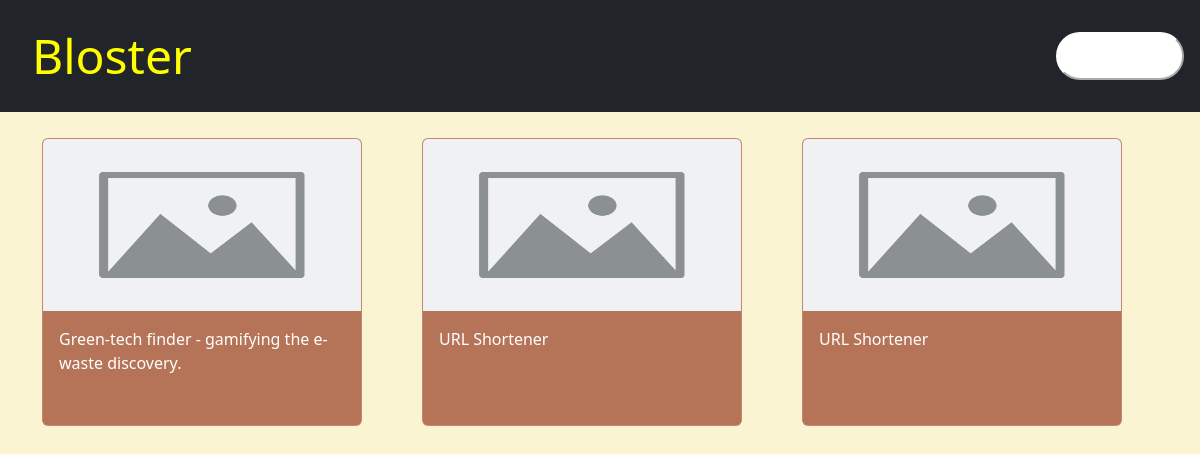
/, run on an earlier commit of the app's database.
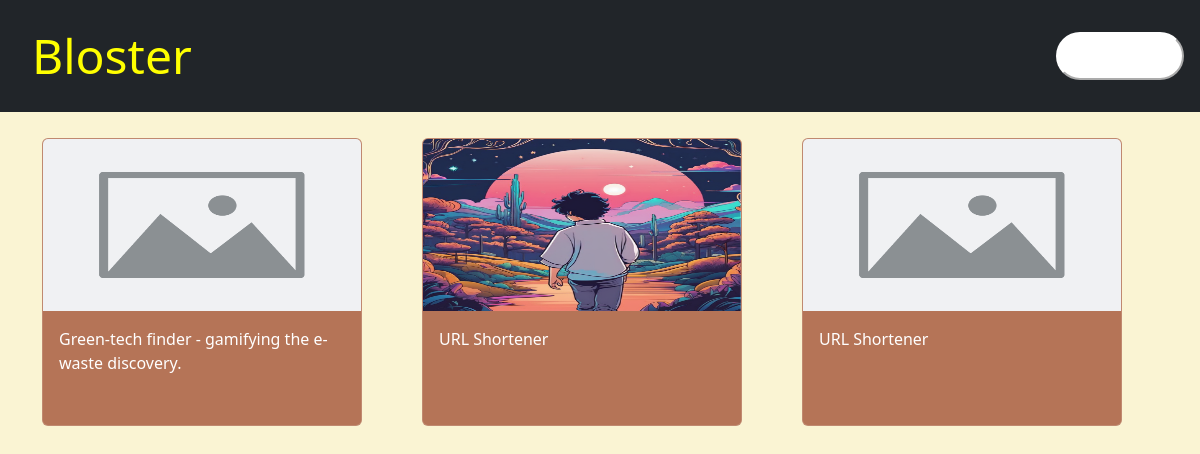
And on a later commit of the database.
### posts/models.py (models this page shows, shortened)
class postModel(models.Model):
    status_option = (
        ('d', 'Draft'),
        ('p', 'Publish')
    )
    author = models.ForeignKey(User, on_delete=models.CASCADE,blank=True, default=None, editable=False)
    title = models.CharField(verbose_name='Post Title', blank=False, max_length=150)
    content = models.TextField(verbose_name='Post Content', blank=False)
    image = models.ImageField(blank=True, default='blank.png')
    creation_date = models.DateTimeField(editable=False , blank=True)
    modify_date = models.DateTimeField(editable=False, blank=True)
    ulink = models.SlugField(verbose_name='Unique Link ID',editable=False, unique=True, blank=False)
    status = models.CharField(max_length=1,choices=status_option,default='d', blank=False)

### Bloster/views.py (the view)
# urls.py: path("", views.homePage),
def homePage(request):
    published_posts = models.postModel.objects.filter(status='p').order_by("-creation_date")
    return render(request, 'homepage.html', {'posts':published_posts})

### templates/homepage.html (shortened to what this page needs)
{% extends "layout.html" %}
{%block body%}
{% for card in  posts%}
<div class="col-sm-6 col-xs-12 col-md-4 d-flex align-items-start" style="margin-bottom:10px; margin-top: 10px;">
    <a href="{%url "posts:viewpost" ulink=card.ulink%}" style="text-decoration:none;">
    <div class="card" style="width: 20rem; height:18rem; background-color:#b57457">
        <img class="card-img-top" src={{card.image.url}} alt={{card.title}} style="height:60%;">
        <div class="card-body">
          <p class="card-text" style="color:white;">{{card.title}}</p>
        </div>
    </div>
</a>
</div>
{%endfor%}
{%endblock%}

What changed in the data, as far as the page shows it:
changed postModel (number 2 of 3 on the later page): image: picture added in place of a placeholder
